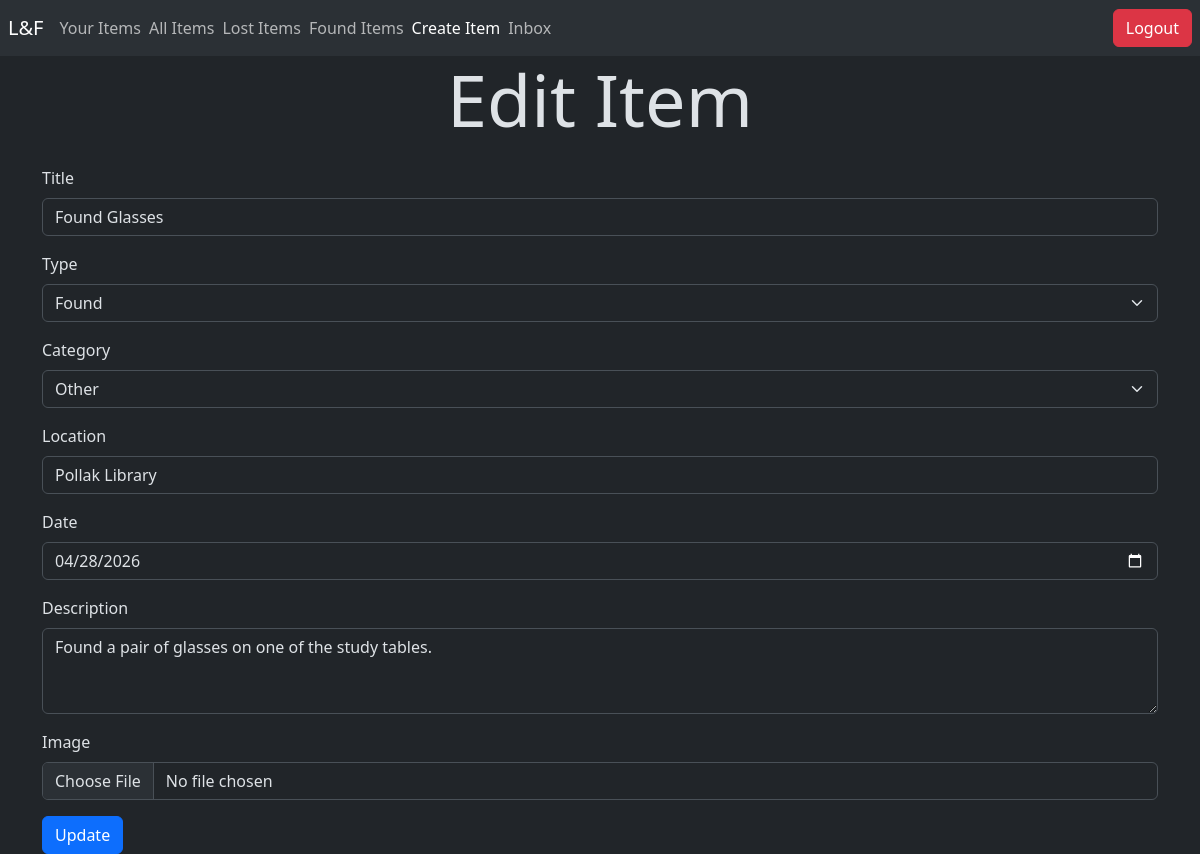
The page /edit_item.php?item_id=21 (signed in) on the database its author committed.
### tables this page shows
CREATE TABLE ITEM (
    Item_id INT AUTO_INCREMENT,
    Inserted_at TIMESTAMP NOT NULL,
    Location VARCHAR(50) NOT NULL,
    Description VARCHAR(250) NOT NULL,
    Title VARCHAR(50) NOT NULL, 
    Type VARCHAR(20) NOT NULL,
    Category VARCHAR(20) NOT NULL,
    Status VARCHAR(20) NOT NULL,
    Date DATE NOT NULL,
    Img VARCHAR(225) NOT NULL,
    User_id INT NOT NULL,

    PRIMARY KEY (Item_id),
    FOREIGN KEY (User_id) REFERENCES USER (User_id)
);

### edit_item.php (the view, shortened to what this page needs)
<?php
include("connect.php");
$user_email = $_SESSION["Email"];
$item_id = $_GET['item_id'];
$sql_fetch_item = "select * from item where Item_id=$item_id;";
$item_row = $conn->query($sql_fetch_item);
$item = $item_row->fetch_assoc();
$sql_fetch_notifications = "select count(*) from notification where Recipient_email = '$user_email';";
$notifications = $conn->query($sql_fetch_notifications);
$row = $notifications->fetch_assoc();
$count = $row['count(*)'];
?>
<!doctype html>
<html lang="en" class="h-100" data-bs-theme="dark">
<head>
    <link href="https://cdn.jsdelivr.net/npm/bootstrap@5.3.8/dist/css/bootstrap.min.css" rel="stylesheet">
</head>
<body>
    <nav class="navbar bg-body-tertiary">
        <a class="navbar-brand ms-2" href="#">L&F</a>
        <ul class="navbar-nav me-auto flex-row d-flex">
            <li class="nav-item me-2">
                <a class="nav-link" href="user_items.php">Your Items</a>
            </li>
            <li class='nav-item me-2'>
                <a class='nav-link' href='view_items.php'>All Items</a>
            </li>
            <li class="nav-item me-2">
                <a class="nav-link" href="lost_items.php">Lost Items</a>
            </li>
            <li class="nav-item me-2">
                <a class="nav-link" href="found_items.php">Found Items</a>
            </li>
            <li class="nav-item me-2">
                <a class="nav-link active" href="item_submission.php">Create Item</a>
            </li>
            <?php
            if ($count > 0) {
                echo ("
                <li class='nav-item me-2'>
                    <a class='nav-link' href='view_conversations.php'>Inbox*</a>
                </li>
                ");
            } else {
                echo ("
                <li class='nav-item me-2'>
                    <a class='nav-link' href='view_conversations.php'>Inbox</a>
                </li>
                ");
            } ?>
        </ul>
        <a href="logout.php">
            <button class="btn btn-danger me-2" type="button">Logout</button>
        </a>
    </nav>
    <h1 class="display-2 text-center mb-4">Edit Item</h1>
    <div class="container">
        <form method="post" action="./update_item.php?item_id=<?php echo $item_id; ?>" enctype="multipart/form-data">
            <div class="mb-3">
                <label for="title" class="form-label">Title</label>
                <input type="text" class="form-control" id="title" name="title" value="<?php echo $item['Title']; ?>" required>
            </div>
            <div class="mb-3">
                <label for="type" class="form-label">Type</label>
                <select class="form-select" id="type" name="type" ?>" required>
                    <?php
                    if ($item['Type'] == 'Lost') {
                        echo ("
                        <option value='Lost' selected>Lost</option>
                        <option value='Found'>Found</option>
                        ");
                    } else {
                        echo ("
                        <option value='Lost'>Lost</option>
                        <option value='Found' selected>Found</option>
                        ");
                    }
                    ?>
                </select>
            </div>
            <div class="mb-3">
                <label for="category" class="form-label">Category</label>
                <select class="form-select" id="category" name="category" value="<?php echo $item['Category']; ?>" required>
                    <?php
                    if ($item['Category'] == 'Electronics') {
                        echo ("
                        <option value='Electronics' selected>Electronics</option>
                        <option value='Clothing'>Clothing</option>
                        <option value='Jewelry'>Jewelry</option>
                        <option value='Books'>Books</option>
                        <option value='Bags'>Bags</option>
                        <option value='Wallets'>Wallets</option>
                        <option value='Other'>Other</option>
                        ");
                    } else {
                        echo ("
                        <option value='Electronics'>Electronics</option>
                        <option value='Clothing'>Clothing</option>
                        <option value='Jewelry'>Jewelry</option>
                        <option value='Books' selected>Books</option>
                        <option value='Bags'>Bags</option>
                        <option value='Wallets'>Wallets</option>
                        <option value='Other' selected>Other</option>
                        ");
                    }
                    ?>
                </select>
            </div>
            <div class="mb-3">
                <label for="location" class="form-label">Location</label>
                <input type="text" class="form-control" id="location" name="location" value="<?php echo $item['Location']; ?>" required>
            </div>
            <div class="mb-3">
                <label for="date" class="form-label">Date</label>
                <input type="date" class="form-control" id="date" name="date" value="<?php echo $item['Date']; ?>" required>
            </div>
            <div class="mb-3">
                <label for="description" class="form-label">Description</label>
                <textarea class="form-control" id="description" name="description" rows="3" required><?php echo $item['Description']; ?></textarea>
            </div>
            <div class="mb-3">
                <label for="image" class="form-label">Image</label>
                <input type="file" class="form-control" id="image" name="image">
            </div>
            <button type="submit" class="btn btn-primary">Update</button>
        </form>
    </div>
</body>
</html>

### rows shown on the page
item: title "Found Glasses", type "Found", category "Other", location "Pollak Library", date "04/28/2026", description "Found a pair of glasses on one of the study tables."
